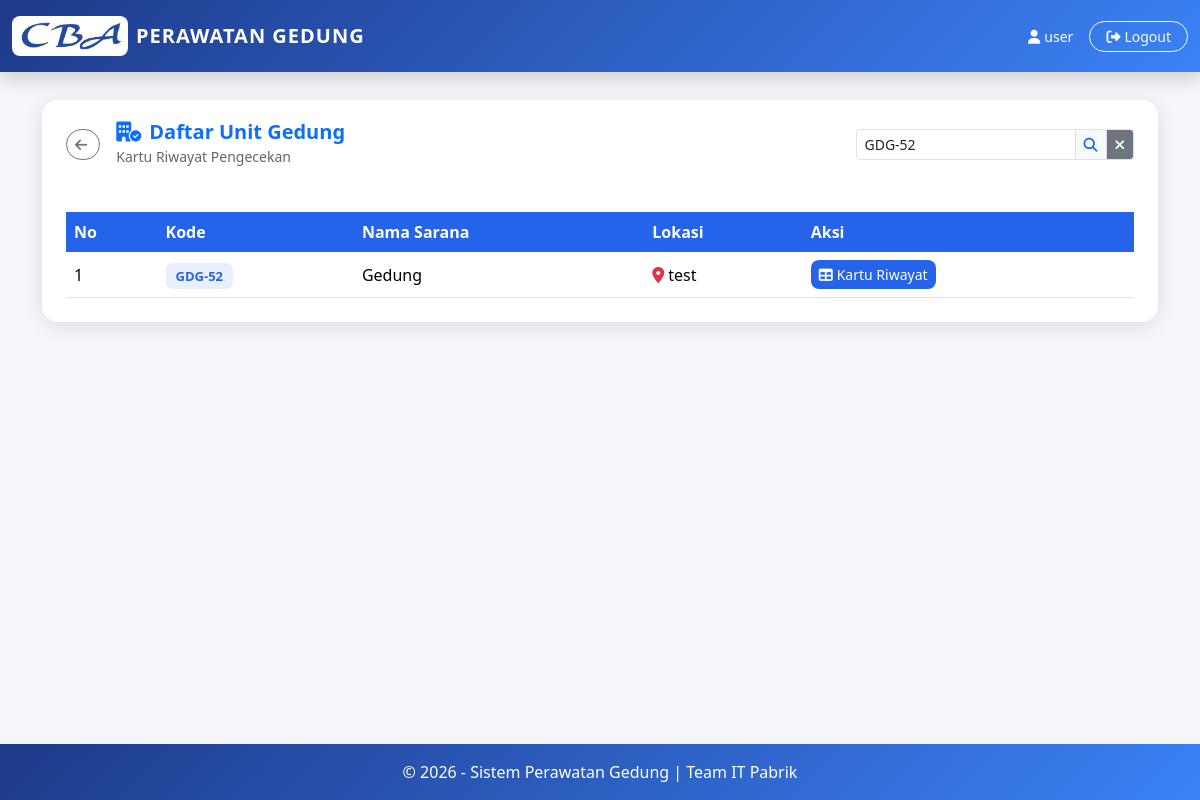
/gedung_home.php?keyword=GDG-52 (signed in), run on the app's committed database.
### tables this page shows
CREATE TABLE `gedung` (
  `id` int(11) NOT NULL,
  `no_kode` varchar(50) NOT NULL,
  `nama_sarana` varchar(100) DEFAULT NULL,
  `lokasi` varchar(200) DEFAULT NULL
);

### gedung_home.php (the view, shortened to what this page needs)
<?php
include "config/koneksi.php";
mysqli_query($conn, "CREATE TABLE IF NOT EXISTS `gedung` (
  `id` int(11) NOT NULL AUTO_INCREMENT,
  `no_kode` varchar(50) NOT NULL,
  `nama_sarana` varchar(100) DEFAULT NULL,
  `lokasi` varchar(200) DEFAULT NULL,
  PRIMARY KEY (`id`)
) ENGINE=InnoDB DEFAULT CHARSET=utf8mb4");
mysqli_query($conn, "CREATE TABLE IF NOT EXISTS `checklist_gedung` (
  `id` int(11) NOT NULL AUTO_INCREMENT,
  `gedung_id` int(11) NOT NULL,
  `tahun` int(4) NOT NULL,
  `bulan` tinyint(2) NOT NULL,
  `tanggal_cek` date DEFAULT NULL,
  `label_pengisian` enum('Ok','Nok') DEFAULT NULL,
  `tekanan_pressure` enum('Ok','Nok') DEFAULT NULL,
  `safety_pin` enum('Ok','Nok') DEFAULT NULL,
  `handle` enum('Ok','Nok') DEFAULT NULL,
  `selang_nozzle` enum('Ok','Nok') DEFAULT NULL,
  `dry_chemical` enum('Ok','Nok') DEFAULT NULL,
  `tablulan` enum('Ok','Nok') DEFAULT NULL,
  `bambu_petunjuk` enum('Ok','Nok') DEFAULT NULL,
  `paraf` varchar(100) DEFAULT NULL,
  `catatan` text DEFAULT NULL,
  `users_id` int(11) DEFAULT NULL,
  `created_at` datetime DEFAULT CURRENT_TIMESTAMP,
  PRIMARY KEY (`id`)
) ENGINE=InnoDB DEFAULT CHARSET=utf8mb4");
$keyword = isset($_GET['keyword']) ? mysqli_real_escape_string($conn, $_GET['keyword']) : '';
$where = "";
if ($keyword != '') {
  $where = "WHERE no_kode LIKE '%$keyword%' OR nama_sarana LIKE '%$keyword%' OR lokasi LIKE '%$keyword%'";
}
$listGedung = mysqli_query($conn, "SELECT * FROM gedung $where ORDER BY no_kode ASC");
?>
<!DOCTYPE html>
<html lang="id">
<head>
  <link href="https://cdn.jsdelivr.net/npm/bootstrap@5.3.2/dist/css/bootstrap.min.css" rel="stylesheet">
</head>
<body>
  <nav class="navbar navbar-gedung fixed-top py-3 shadow">
    <div class="container-fluid d-flex justify-content-between align-items-center">
      <div class="d-flex align-items-center gap-2 text-white" style="cursor:pointer"
        onclick="window.location.href='dashboard.php'">
        <img src="assets/images/cba.png" alt="Logo CBA"
          style="height:40px; background:white; padding:4px; border-radius:8px;">
        <span class="fw-bold fs-5 d-none d-sm-inline" style="letter-spacing:1px">PERAWATAN GEDUNG</span>
      </div>
      <div class="d-flex align-items-center gap-2 gap-md-3">
        <span class="text-white small d-none d-md-inline"><i
            class="fa-solid fa-user me-1"></i><?= $_SESSION['username'] ?></span>
        <a href="logout.php" class="btn btn-sm btn-outline-light rounded-pill px-2 px-md-3" title="Logout">
          <span class="d-none d-sm-inline"><i class="fa-solid fa-right-from-bracket me-1"></i>Logout</span>
        </a>
      </div>
    </div>
  </nav>
  <div class="container" style="margin-top:100px; padding-bottom:40px; flex:1;">
    <div class="card card-gedung">
      <div class="card-gedung-header d-flex justify-content-between align-items-center flex-wrap gap-3">
        <div class="d-flex align-items-center gap-3">
          <a href="dashboard.php" class="btn btn-sm btn-outline-secondary rounded-pill" title="Kembali ke Dashboard">
            <i class="fa-solid fa-arrow-left me-1"></i><span class="d-none d-sm-inline"></span>
          </a>
          <div>
            <h5 class="fw-bold mb-0 text-primary"><i class="fa-solid fa-building-circle-check me-2"></i>Daftar Unit
              Gedung</h5>
            <small class="opacity-75">Kartu Riwayat Pengecekan</small>
          </div>
        </div>
        <div class="d-flex flex-column flex-sm-row align-items-stretch align-items-sm-center gap-2 mt-3 mt-sm-0">
          <form method="GET" class="d-flex m-0">
            <div class="input-group input-group-sm w-100">
              <input type="text" name="keyword" class="form-control" placeholder="Cari Kode/Lokasi..."
                value="<?= htmlspecialchars($keyword) ?>">
              <button type="submit" class="btn btn-light text-primary border"><i
                  class="fa-solid fa-search"></i></button>
              <?php if ($keyword != ''): ?>
                <a href="gedung_home.php" class="btn btn-secondary border"><i class="fa-solid fa-times"></i></a>
              <?php endif; ?>
            </div>
          </form>
        </div>
      </div>
      <div class="card-body p-4">
        <div class="table-responsive">
          <table class="table table-hover align-middle mb-0">
            <thead>
              <tr>
                <th>No</th>
                <th>Kode</th>
                <th>Nama Sarana</th>
                <th>Lokasi</th>
                <th>Aksi</th>
              </tr>
            </thead>
            <tbody>
              <?php $no = 1;
              while ($row = mysqli_fetch_assoc($listGedung)): ?>
                <tr>
                  <td data-label="No"><?= $no++ ?></td>
                  <td data-label="Kode"><span class="gedung-badge"><?= htmlspecialchars($row['no_kode']) ?></span></td>
                  <td data-label="Nama Sarana"><?= htmlspecialchars($row['nama_sarana']) ?></td>
                  <td data-label="Lokasi">
                    <span><i
                        class="fa-solid fa-location-dot text-danger me-1"></i><?= htmlspecialchars($row['lokasi']) ?></span>
                  </td>
                  <td data-label="Aksi">
                    <a href="gedung_kartu.php?gedung_id=<?= $row['id'] ?>" class="btn btn-kartu btn-sm flex-grow-1">
                      <i class="fa-solid fa-table me-1"></i><span class="d-inline">Kartu Riwayat</span>
                    </a>
                  </td>
                </tr>
              <?php endwhile; ?>
            </tbody>
          </table>
        </div>
      </div>
    </div>
  </div>
  <footer class="py-3 text-center">
    &copy; <?= date('Y') ?> - Sistem Perawatan Gedung | Team IT Pabrik
  </footer>
</body>
</html>

### gedung_home.php (style rules this page uses)
:root { --blue: #2563eb; --blue-dark: #1e3a8a; --blue-light: #3b82f6; }
body { background: #f4f6f9; font-family: 'Segoe UI', sans-serif; min-height: 100vh; display: flex; flex-direction: column; }
.navbar-gedung { background: linear-gradient(135deg, var(--blue-dark), var(--blue-light)); }
.card-gedung { border: none; border-radius: 16px; box-shadow: 0 4px 20px rgba(0, 0, 0, .1); }
.card-gedung-header { background: #fff; color: #333; border-radius: 16px 16px 0 0; padding: 20px 24px; }
.gedung-badge { background: rgba(37, 99, 235, 0.1); color: var(--blue); font-weight: 600; padding: 4px 10px; border-radius: 6px; font-size: 13px; }
.table thead th { background: var(--blue); color: #fff; border: none; white-space: nowrap; }
.table tbody td { white-space: nowrap; }
.btn-kartu { background: var(--blue); color: #fff; border: none; border-radius: 8px; }
footer { background: linear-gradient(135deg, var(--blue-dark), var(--blue-light)); color: #fff; margin-top: 40px; }

### data on the page
gedung: no_kode "GDG-52", nama_sarana "Gedung", lokasi "test"

### other printed values
$_SESSION['username'] "user"
